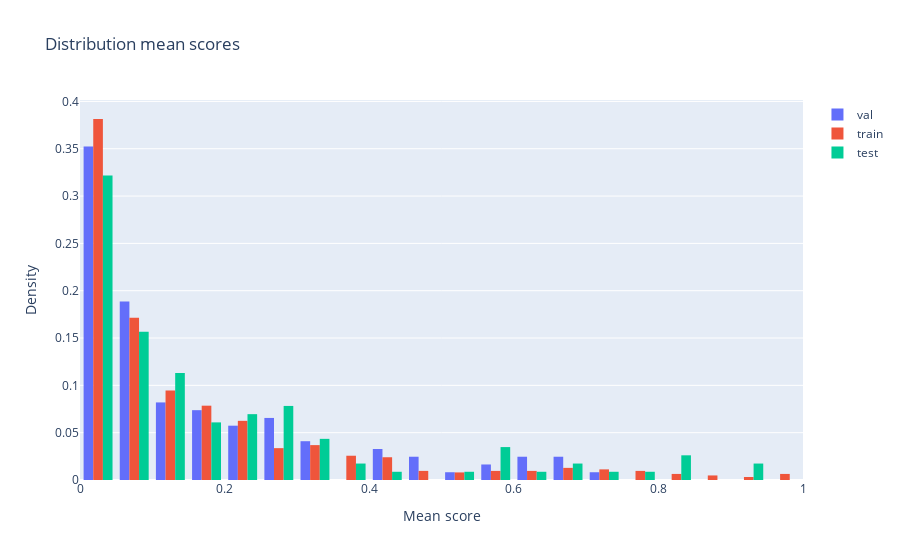

The notebook cell saved with this chart:
### Code cell
#plotly plot
import plotly.express as px
import plotly.graph_objects as go

fig = go.Figure()

fig.add_trace( go.Histogram(x=val_scores, histnorm='probability', name='val'))
fig.add_trace( go.Histogram(x=train_scores, histnorm='probability', name='train'))
fig.add_trace( go.Histogram(x=test_scores, histnorm='probability', name='test'))

fig.update_layout(title='Distribution mean scores', xaxis_title='Mean score', yaxis_title='Density')

fig.show()
